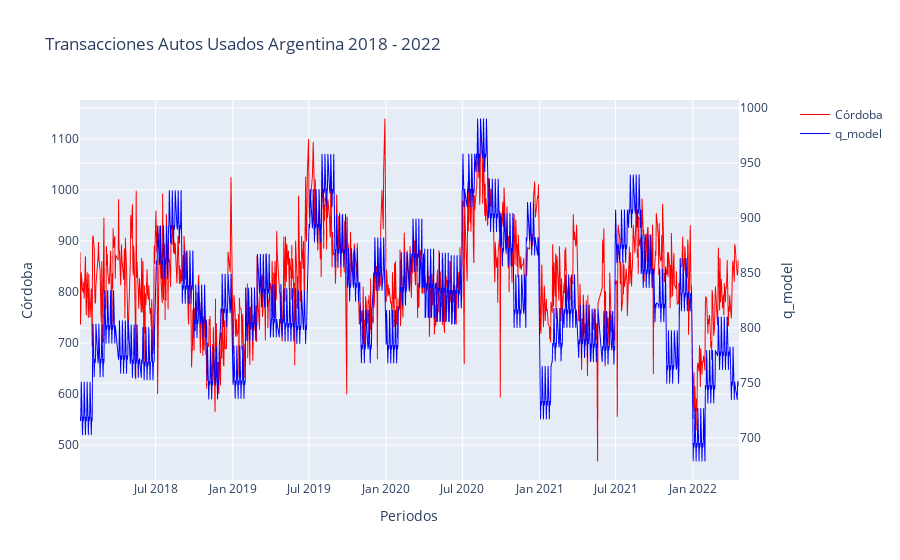

Notebook code cell kept with this figure:
### Code cell
get_line_plot(train, train.index,'Córdoba', 'q_model', rolling = False)

### Figure 1 — Plotly figure (JSON) as saved in the notebook; plotly's stock layout.template omitted (floating-point values rounded to 4 significant figures; data arrays with more than 128 entries replaced by an {"elided": "..."} marker saying what was removed)
{"data": [{"hovertemplate": "x=%{x}<br>Córdoba=%{y}<extra></extra>", "legendgroup": "", "line": {"color": "red", "dash": "solid", "width": 1}, "mode": "lines", "name": "Córdoba", "showlegend": true, "type": "scattergl", "x": {"elided": "1072 str values"}, "xaxis": "x", "y": {"elided": "1072 int values"}, "yaxis": "y"}, {"hovertemplate": "x=%{x}<br>q_model=%{y}<extra></extra>", "legendgroup": "", "line": {"color": "#0000ff", "dash": "solid", "width": 1}, "mode": "lines", "name": "q_model", "showlegend": true, "type": "scattergl", "x": {"elided": "1072 str values"}, "xaxis": "x", "y": {"elided": "1072 float values"}, "yaxis": "y2"}], "layout": {"autosize": true, "title": {"text": "Transacciones Autos Usados Argentina 2018 - 2022"}, "xaxis": {"anchor": "y", "autorange": true, "domain": [0, 0.94], "range": ["2018-01-02", "2022-04-21"], "title": {"text": "Periodos"}, "type": "date"}, "yaxis": {"anchor": "x", "autorange": true, "domain": [0, 1], "range": [431.8, 1176.0], "title": {"text": "Córdoba"}, "type": "linear"}, "yaxis2": {"anchor": "x", "autorange": true, "overlaying": "y", "range": [661.7, 1007.0], "side": "right", "title": {"text": "q_model"}, "type": "linear"}}}
